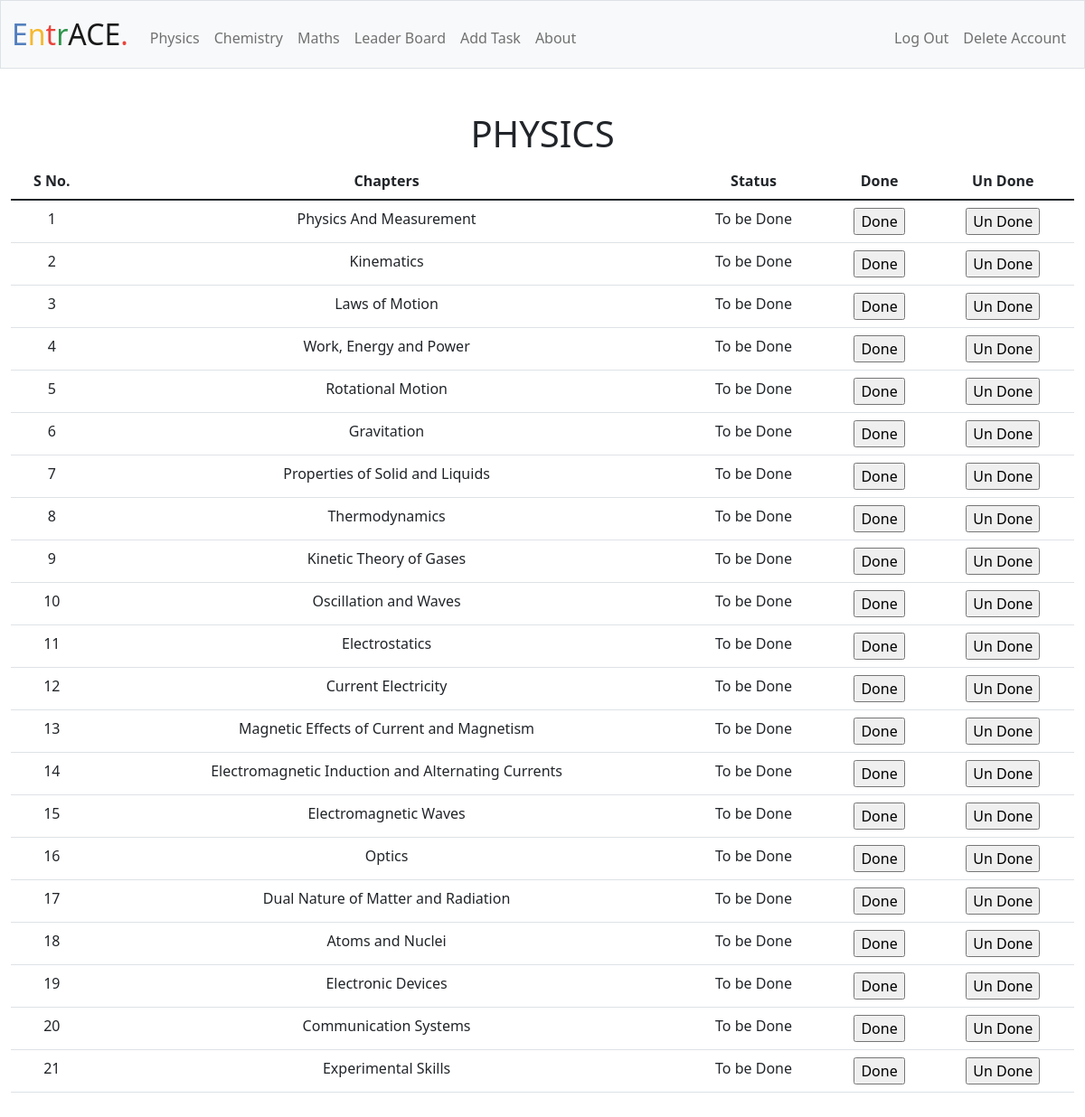
The app's page /physics (signed in) with its own data.
### tables this page shows
CREATE TABLE physics(id INTEGER, chapters TEXT,status BOOL);

### app.py (the view)
@app.route("/physics", methods=["GET", "POST"])
@login_required
def physics():
    phy = db.execute('SELECT * FROM physics WHERE id = ?', session['user_id'])
    chapters = []
    status = []
    l = []
    for i in range(len(phy)):
        chapters.append(phy[i]['chapters'])
        l.append(i + 1)
        if phy[i]['status'] == 0:
            status.append('To be Done')
        else:
            status.append('Done')
    loop = len(l)
    for i in range(loop):
        if request.form.get(str(phy[i])) == 'Done':
            db.execute('UPDATE physics SET status = 1 WHERE chapters = ? AND id = ?', chapters[i], session['user_id'])
            return redirect('/physics')
        if request.form.get(str(phy[i])) == 'Un Done':
            db.execute('UPDATE physics SET status = 0 WHERE chapters = ? AND id = ?', chapters[i], session['user_id'])
            return redirect('/physics')
    return render_template('physics.html',phy=phy, chapters=chapters, l=l, status=status, loop=loop)

### app.py (called while the page is built)
@app.after_request
def after_request(response):
    response.headers["Cache-Control"] = "no-cache, no-store, must-revalidate"
    response.headers["Expires"] = 0
    response.headers["Pragma"] = "no-cache"
    return response

### helpers.py (called while the page is built)
def login_required(f):
    @wraps(f)
    def decorated_function(*args, **kwargs):
        if session.get("user_id") is None:
            return redirect("/login")
        return f(*args, **kwargs)
    return decorated_function

### templates/physics.html (shortened to what this page needs)
{% extends "layout.html" %}
{% block main %}
<h1>PHYSICS</h1>
<table class="table">
    <thead>
        <tr>
            <th>S No.</th>
            <th>Chapters</th>
            <th>Status</th>
            <th>Done</th>
            <th>Un Done</th>
        </tr>
    </thead>
    <tbody>
        {% for i in range(loop) %}
        <tr>
            <td>{{ l[i] }}</td>
            <td>{{ chapters[i] }} </td>
            <td>{{ status[i] }}</td>
            <td>
                <form method="POST" action="/physics">
                    <input type="submit" value="Done" name="{{ phy[i] }}"/>
                </form>
            </td>
            <td>
                <form method="POST" action="/physics">
                    <input type="submit" value="Un Done" name="{{ phy[i] }}"/>
                </form>
            </td>
        </tr>
        {% endfor %}
    </tbody>
</table>
{% endblock %}

### templates/layout.html (shortened to what this page needs)
<!DOCTYPE html>
<html lang="en">
    <head>
        <link href="https://cdn.jsdelivr.net/npm/bootstrap@5.1.3/dist/css/bootstrap.min.css" rel="stylesheet">
        <link href="/static/styles.css" rel="stylesheet">
    </head>
    <body>
        <nav class="bg-light border navbar navbar-expand-md navbar-light">
            <div class="container-fluid">
                <a class="navbar-brand" href="/"><span class="blue">E</span><span class="yellow">n</span><span class="red">t</span><span class="green">r</span>ACE<span class="red">.</span></a>
                <div class="collapse navbar-collapse" id="navbar">
                    {% if session["user_id"] %}
                        <ul class="navbar-nav me-auto mt-2">
                            <li class="nav-item"><a class="nav-link" href="/physics">Physics</a></li>
                            <li class="nav-item"><a class="nav-link" href="/chemistry">Chemistry</a></li>
                            <li class="nav-item"><a class="nav-link" href="/maths">Maths</a></li>
                            <li class="nav-item"><a class="nav-link" href="/leader_board">Leader Board</a></li>
                            <li class="nav-item"><a class="nav-link" href="/task">Add Task</a></li>
                            <li class="nav-item"><a class="nav-link" href="/about">About</a></li>
                        </ul>
                        <ul class="navbar-nav ms-auto mt-2">
                            <li class="nav-item"><a class="nav-link" href="/logout">Log Out</a></li>
                            <li class="nav-item"><a class="nav-link" href="/delete">Delete Account</a></li>
                        </ul>
                    {% else %}
                        <ul class="navbar-nav ms-auto mt-2">
                            <li class="nav-item"><a class="nav-link" href="/register">Register</a></li>
                            <li class="nav-item"><a class="nav-link" href="/login">Log In</a></li>
                        </ul>
                    {% endif %}
                </div>
            </div>
        </nav>
        <main class="container-fluid py-5 text-center">
            {% block main %}{% endblock %}
        </main>
    </body>
</html>

### static/styles.css (style rules this page uses)
nav .navbar-brand { font-size: xx-large; }
nav .navbar-brand .blue { color: #537fbe; }
nav .navbar-brand .red { color: #ea433b; }
nav .navbar-brand .yellow { color: #f5b82e; }
nav .navbar-brand .green { color: #2e944b; }

### records on screen
physics: chapters "Physics And Measurement"
physics: chapters "Kinematics"
physics: chapters "Laws of Motion"
physics: chapters "Work, Energy and Power"
physics: chapters "Rotational Motion"
physics: chapters "Gravitation"
physics: chapters "Properties of Solid and Liquids"
physics: chapters "Thermodynamics"
physics: chapters "Kinetic Theory of Gases"
physics: chapters "Oscillation and Waves"
physics: chapters "Electrostatics"
physics: chapters "Current Electricity"
physics: chapters "Magnetic Effects of Current and Magnetism"
physics: chapters "Electromagnetic Induction and Alternating Currents"
physics: chapters "Electromagnetic Waves"
physics: chapters "Optics"
physics: chapters "Dual Nature of Matter and Radiation"
physics: chapters "Atoms and Nuclei"
physics: chapters "Electronic Devices"
physics: chapters "Communication Systems"
physics: chapters "Experimental Skills"

### other values on screen
{{ l[i] }} "1" "2" "3" "4" "5" "6" "7" "8" "9" "10" "11" "12" "13" "14" "15" "16" "17" "18" "19" "20" "21"
{{ status[i] }} "To be Done" "To be Done" "To be Done" "To be Done" "To be Done" "To be Done" "To be Done" "To be Done" "To be Done" "To be Done" "To be Done" "To be Done" "To be Done" "To be Done" "To be Done" "To be Done" "To be Done" "To be Done" "To be Done" "To be Done" "To be Done"
